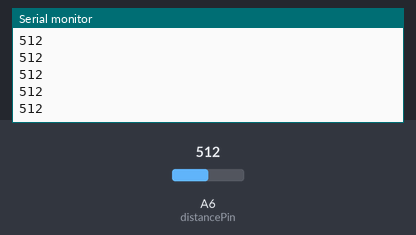
Recording of a sketch running on a simulated Arduino Nano, built with avr-gcc and run on an emulated ATmega328P. On the bench: the last lines printed to the serial monitor. The test bench sets the inputs (shaded band); at power-on: A6 (distancePin) = 512.

Above: at 1.2 s.
1.3 s: A6 (distancePin) set to 716
At 2.1 s:
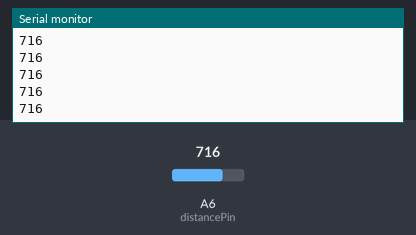
2.8 s: A6 (distancePin) set to 900
At 3.3 s:
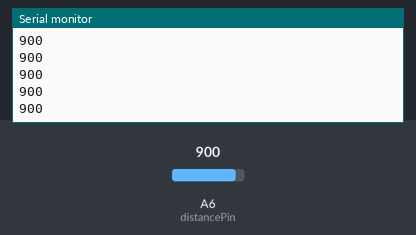
Timing chart, 0 to 5.8 s (numbered marks = the images above; inputs shaded):
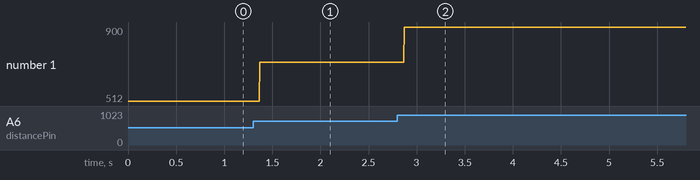

Measured:
- after the input at 1.3 s, the serial monitor: prints a new line after 0.07 s (image 1)
- after the input at 2.8 s, the serial monitor: prints a new line after 0.07 s (image 2)
- plotted number 1: 512 → 716 after the input at 1.3 s, 716 → 900 after the input at 2.8 s

The sketch:

sharp_distance.ino
```cpp
const int distancePin = A6;
int distance ;
void setup() {
  pinMode(distancePin, INPUT);
  Serial.begin(9600);
}

void loop() {
 distance = analogRead(distancePin);
 Serial.println(distance);

}
```
